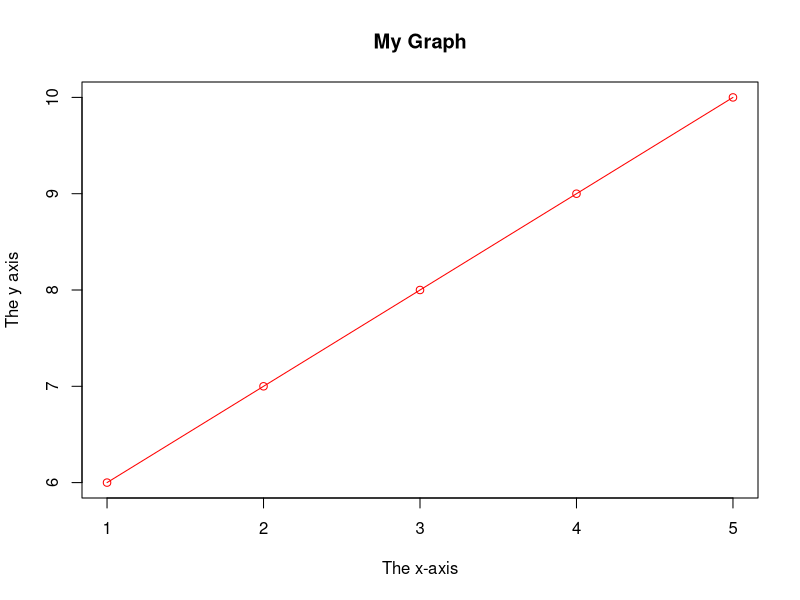
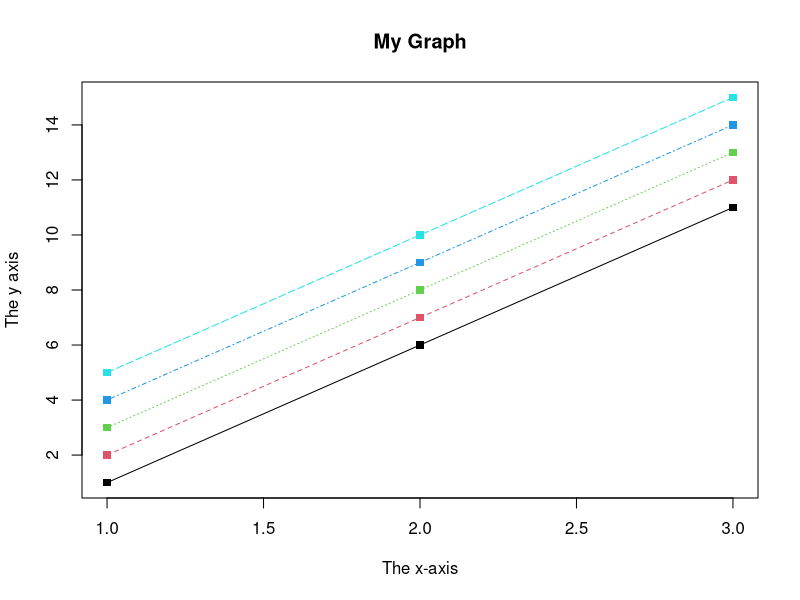
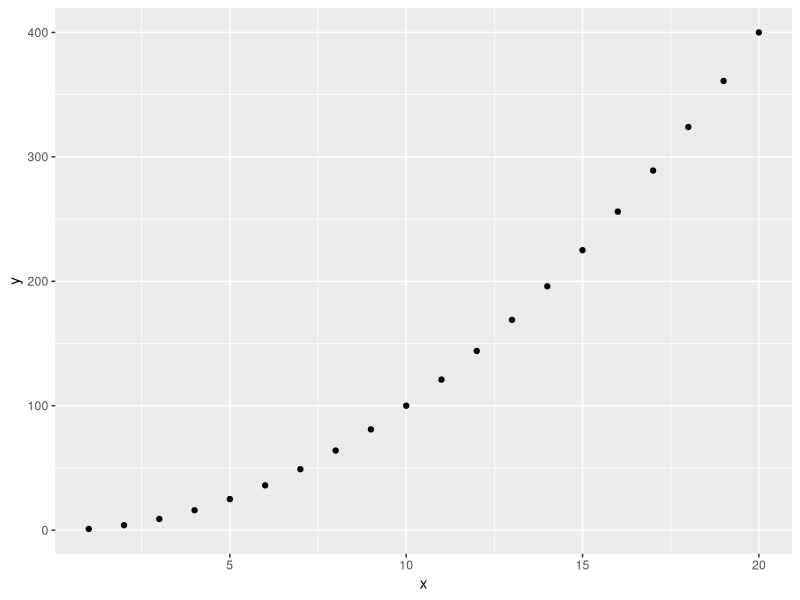
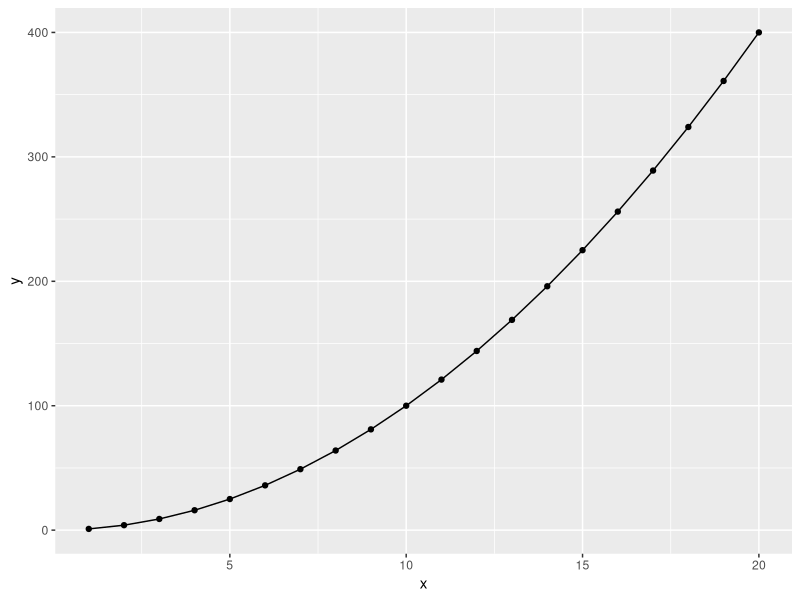
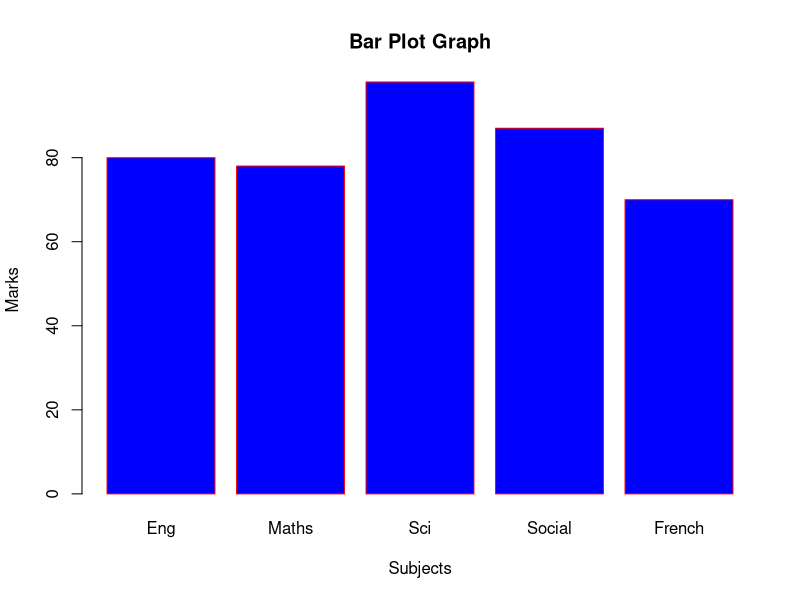

Here is the R script that generated these plots, in order:
## Homelearning Task
# 1. Matrix
a <- c(1,2,3,4,5)
b <- c(6,7,8,9,10)
c <- c(11,12,13,14,15)

newmatrix <- rbind(a,b,c)
print(newmatrix)
length(newmatrix)
dim(newmatrix)

newmatrix[1,2]
newmatrix[2,]

for (rows in 1:nrow(newmatrix)) {
  for (columns in 1:ncol(newmatrix)) {
    print(newmatrix[rows, columns])
  }
}

x <- newmatrix[c(1,2,3),]
print(x)

plot(a,b, main="My Graph", xlab="The x-axis", ylab="The y axis", type='o', col='red')

matplot(newmatrix,main="My Graph", xlab="The x-axis", ylab="The y axis", type ="o", pch=15)

# 2. Data Frames
Name <- c("George", "Paul", "Deepa", "Arthi", "Craig")
Age <- c(35, 45, 39, 38, 30)
Role <- c("TA", "IT", "DS", "Analyst", "QA")
Length_of_service <- c(10, 15, 8, 5, 10)

frame <- data.frame(Name, Age, Role, Length_of_service)
print(frame)
frame["Name"]

# 3. Use ggplot2 and draw a graph using qplot

install.packages("ggplot2")
library("ggplot2")

# Data sets in package ‘ggplot2’:
data(package = "ggplot2")

#ggplot2::mpg

x <- c(1:20)
print(x)
y <- x^2
print(y)

qplot(x, y)
qplot(x, y, geom=c("point", "line"))

# 4. Simple bar plot
subjects = c("Eng", "Maths", "Sci", "Social", "French")
marks = c(80, 78, 98, 87, 70)

barplot(marks, names.arg=subjects, main="Bar Plot Graph", 
        xlab="Subjects", ylab="Marks", col='blue', border='red')

 # 5. Take input from user
name <- readline("Enter your name:")
age <- readline("Enter your age:")

display <- paste("Name is", name, "and age is", age)
print(display)

# 6. Create a sequence and find mean
seq <- c(20:50)
print(seq)
mean <- mean(seq)
sum <- sum(seq)
values <- paste("Mean and sum of numbers from 20 to 50 are", mean,"and", sum)
print(values)

# 7. Random number
random <- runif(10, min=-50, max=50)
int_values <- floor(random)
int_values
# Another method
random <- sample(-50:50, 10, replace=FALSE)
print("Random Integer values between -50 and 50 are:")
random

# OPTIONAL CHALLENGE
# 1. First 10 fibonacci numbers

y = 0
vector <- c()

vector[1] <- 0
vector[2] <- 1

for (x in 3:10) {
  vector[x] <- vector[x-1] + vector[x-2]
}
print("Fibonacci series of first 10 numbers are:")
vector

# 2. Print numbers from 1 to 100

for ( x in 1:100) {
  y = x %% 3
  z = x %% 5
  if (y == 0) {
    if (z == 0) {
      print(paste(x, "FizzBuzz"))
    } else {
      print(paste(x, "Fizz"))
    }
  } else if ( z == 0 ) {
    print(paste(x, "Buzz"))
  } 
}
